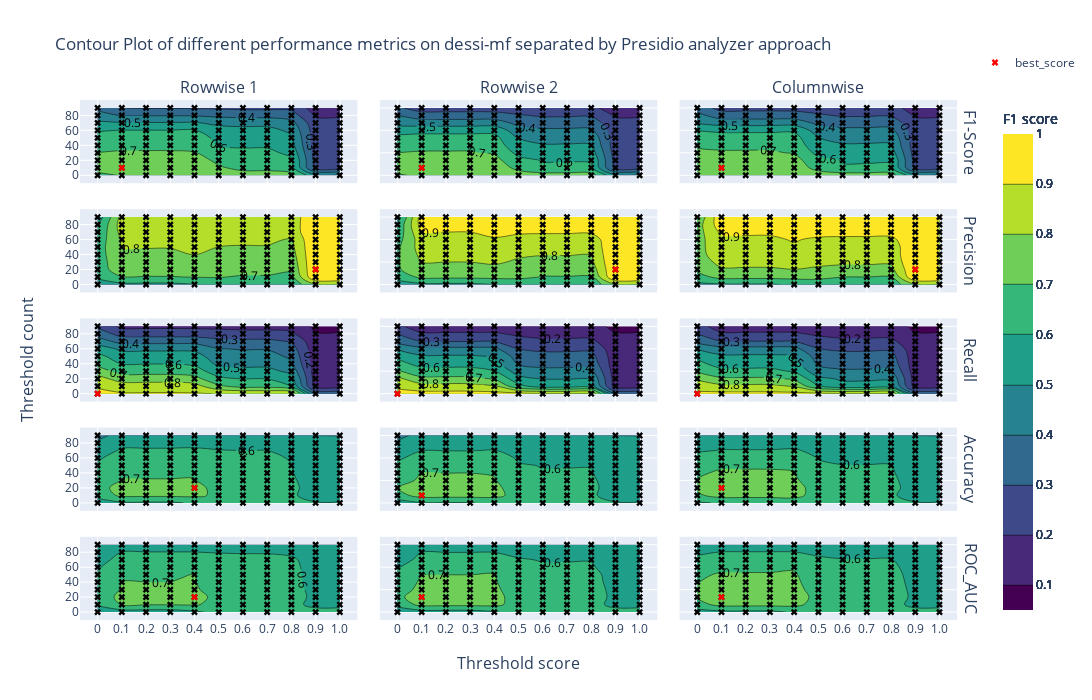

Here is the notebook cell this chart was saved with:
### Code cell
df = pd.concat([df_rowwise1.loc[df_rowwise1["dataset"] == "all"], df_rowwise2.loc[df_rowwise2["dataset"] == "all"], 
                df_columnwise.loc[df_columnwise["dataset"] == "all"]]).reset_index(drop=True)

z_values = []
for s in ["f1", "precision", "recall", "accuracy", "roc_auc"]:
    z_values.append(max(df[f'{s}']))
    z_values.append(min(df[f'{s}']))

zmin = min(z_values)
zmax = max(z_values)

fig = make_subplots(
    rows=5, cols=3, row_titles=("F1-Score", "Precision", "Recall", "Accuracy", "ROC_AUC"), column_titles=("Rowwise 1", "Rowwise 2", "Columnwise"),
    shared_xaxes=True, shared_yaxes=True, vertical_spacing=0.05, horizontal_spacing=0.025, x_title="Threshold score", y_title="Threshold count",
    specs=[[{"type": "contour"}, {"type": "contour"}, {"type": "contour"}],
           [{"type": "contour"}, {"type": "contour"}, {"type": "contour"}],
           [{"type": "contour"}, {"type": "contour"}, {"type": "contour"}],
           [{"type": "contour"}, {"type": "contour"}, {"type": "contour"}],
           [{"type": "contour"}, {"type": "contour"}, {"type": "contour"}]]
)

for e, i in enumerate([110, 220, 330]):
    for ee, s in enumerate(["f1", "precision", "recall", "accuracy", "roc_auc"]):
        start_idx = e * 110
        end_idx = start_idx + 110
        df_subset = df.iloc[start_idx:end_idx]
        Z = np.array(df_subset.pivot(index='threshold_count', columns='threshold_score', values=f'{s}'))
        threshold_scores = sorted(df_subset['threshold_score'].unique())
        threshold_counts = sorted(df_subset['threshold_count'].unique())

        fig.add_trace(go.Contour(z=Z, x=threshold_scores, y=threshold_counts, colorscale="Viridis", zmin=zmin, zmax=zmax,
             colorbar=dict(title="F1 score"), contours=dict(showlabels=True)), row=ee+1, col=e+1)

        hover_text = [f"x: {x}, y: {y}, z: {z}" for x, y, z in zip(df_subset['threshold_score'],df_subset['threshold_count'],df_subset[f'{s}'])]

        fig.add_trace(go.Scatter(
            x=df_subset['threshold_score'], y=df_subset['threshold_count'], mode='markers', marker=dict(color='black', symbol='x'),
            text=hover_text, hoverinfo="text", showlegend=False), row=ee+1, col=e+1)

        df_subset[f'{s}']
        max_micro_f1_index = df_subset[f'{s}'].idxmax()  
        max_micro_f1_row = df.loc[max_micro_f1_index]
        max_threshold_score = max_micro_f1_row['threshold_score']
        max_threshold_count = max_micro_f1_row['threshold_count']
        max_micro_f1_score = max_micro_f1_row[f'{s}']
        
        hover_text = [f"x: {x}, y: {y}, z: {z}" for x, y, z in zip([max_threshold_score],[max_threshold_count],[max_micro_f1_score])]
        fig.add_trace(go.Scatter(x=[max_threshold_score], y=[max_threshold_count], marker=dict(color='red', symbol='x'), showlegend=True if e == 0 and ee == 0 else False,
                        mode="markers", text=hover_text, hoverinfo="text", name="best_score", legendgroup="best"), row=ee+1, col=e+1)

fig.update_layout(
    title="Contour Plot of different performance metrics on dessi-mf separated by Presidio analyzer approach",
    legend=dict(x=1,y=1.1),
    height=700,
    width=1200
)

fig.show()
